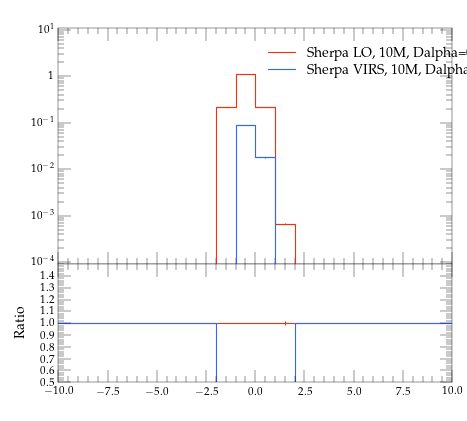

Generate this figure with Python:
#! /usr/bin/env python

# This Python script was auto-generated using YODA v2.0.0.
# Analysis object: /evtb/inc_t_y
# Timestamp: 15-04-2024 (14:39:01)

import matplotlib as mpl
import matplotlib.pyplot as plt
mpl.use('Agg') # comment out for interactive use
import os
import numpy as np

plotDir = os.path.split(os.path.realpath(__file__))[0]
if 'YODA_USER_PLOT_PATH' in globals():
    plot_outdir = globals()['YODA_USER_PLOT_PATH']
else:
    plot_outdir = plotDir

#plot style
plt.style.use(os.path.join(plotDir, '../default.mplstyle'))
# plot metadata
figW, figH = plt.rcParams['figure.figsize']
ax_xLabel = r''
ax_yLabel = r''
ax_title  = r''
ax_xScale = 'linear'
ax_yScale = 'log'
xLims = (-10.0, 10.0)
yLims = (9e-05, 11.0)

# TeX-friendly labels for the legend
labels = [ r"Sherpa LO, 10M, Dalpha=0.01", r"Sherpa VIRS, 10M, Dalpha=0.01" ]

# Create figure and axis objects
fig, (ax, ratio0_ax) = plt.subplots(2, 1, sharex=True,
                  figsize=(figW,figH), gridspec_kw={'height_ratios': (2, 1)})
ratio0_ax.yaxis.set_major_locator(mpl.ticker.MultipleLocator(0.1))
ratio0_ax.set_ylim(0.5, 1.4999)
ratio0_ax.set_ylabel('Ratio')

# LineColor map: curve index -> color
linecolors = {0: '#EE3311', 1: '#3366FF'}
# the numerical data is stored in a separate file
dataf = dict()
prefix = os.path.split(__file__)[0]
if prefix:    prefix = prefix + '/'
exec(open(prefix+'inc_t_y__data.py').read(), dataf)


legend_handles = [] # keep track of handles for the legend

# style options for curves
# starts at zorder>=5 to draw curve on top of legend
styles = {
  'curve0': {
    'color' : linecolors[0],
    'linestyle' : '-',
    'marker' : 'o',
    'zorder' : 5,
    'histstyle' : True,
  },
  'curve1': {
    'color' : linecolors[1],
    'linestyle' : '-',
    'marker' : 'o',
    'zorder' : 6,
    'histstyle' : True,
  },
}
# curve from input yoda files in main panel
for label in dataf['yvals'].keys():
    if all(np.isnan(v) for v in dataf['yvals'][label]):
        continue
    tmp = None
    if styles[label]['histstyle']: # draw as histogram
        tmp, = ax.plot(dataf['xedges'], dataf['yedges'][label],
                       color=styles[label]['color'],
                       linestyle=styles[label]['linestyle'],
                       drawstyle='steps-pre', solid_joinstyle='miter',
                       zorder=styles[label]['zorder'], label=label)
        ax.errorbar(dataf['xpoints'], dataf['yvals'][label], color=styles[label]['color'],
                    xerr=dataf['xerrs'], yerr=[dataf['ydowns'][label], dataf['yups'][label]],
                    linestyle='none', zorder=styles[label]['zorder'])
    else: # draw as scatter
        tmp = ax.errorbar(dataf['xpoints'], dataf['yvals'][label],
                          xerr=dataf['xerrs'],
                          yerr=[ dataf['ydowns'][label],
                          dataf['yups'][label] ],
                          fmt=styles[label]['marker'],
                          ecolor=styles[label]['color'],
                          color=styles[label]['color'], zorder=2)
        tmp[-1][0].set_linestyle(styles[label]['linestyle'])
    legend_handles += [tmp]
    for varLabel in dataf['variation_yvals'].keys():
        if varLabel.startswith(label):
            tmp, = ax.plot(dataf['xedges'], dataf['variation_yvals'][varLabel],
                           color=styles[label]['color'],
                           linestyle=styles[label]['linestyle'],
                           drawstyle='steps-pre', solid_joinstyle='miter',
                           zorder=styles[label]['zorder'], alpha=0.5)


# plots on ratio panel
# curve from input yoda files in ratio panel
for label, yvals in dataf['ratio0_yvals'].items():
    if all(np.isnan(v) for v in yvals):
        continue
    if styles[label]['histstyle']: # plot as histogram
        ratio0_ax.plot(dataf['xedges'], yvals,
                       color=styles[label]['color'],
                       linestyle=styles[label]['linestyle'],
                       drawstyle='steps-pre', zorder=1,
                       solid_joinstyle='miter')
        ratio0_ax.vlines(dataf['xpoints'],
                         dataf['ratio0_ymin'][label],
                         dataf['ratio0_ymax'][label],
                         color=styles[label]['color'], zorder=1)
    else: # plot as scatter
        tmp = ratio0_ax.errorbar(dataf['xpoints'],
                                 yvals, xerr=dataf['xerrs'],
                                 yerr=dataf['ratio0_yerrs'][label],
                                 fmt=styles[label]['marker'],
                                 ecolor=styles[label]['color'],
                                 color=styles[label]['color'])
        tmp[-1][0].set_linestyle(styles[label]['linestyle'])

    for varlabel in dataf['ratio0_variation_vals'].keys():
        if varlabel.startswith(label):
            ratio0_ax.plot(dataf['xedges'],
                            dataf['ratio0_variation_vals'][varlabel],
                            color=styles[label]['color'],
                            linestyle=styles[label]['linestyle'],
                            drawstyle='steps-pre', solid_joinstyle='miter',
                            zorder=1, alpha=0.5)

legend_pos = (0.5, 0.97)
ax.legend(legend_handles, labels, loc='upper left', bbox_to_anchor=legend_pos)

# set plot metadata as defined above
ratio0_ax.set_xlabel(ax_xLabel)
ratio0_ax.xaxis.set_label_coords(1., -.15)
ax.set_ylabel(ax_yLabel, loc='top')
ax.set_title(ax_title, loc='left')
ax.set_xscale(ax_xScale)
ax.set_yscale(ax_yScale)
ax.set_xlim(xLims)
ax.set_ylim(yLims)

# tick formatting
plt.rcParams['xtick.top'] = True
plt.rcParams['ytick.right'] = True
ax.yaxis.set_major_locator(mpl.ticker.LogLocator(base=10.0, numticks=np.inf))
ax.yaxis.set_minor_locator(mpl.ticker.LogLocator(
                           base=10.0, subs=np.arange(0.1, 1, 0.1), numticks=np.inf))
fig.align_ylabels((ax, ratio0_ax))
plt.savefig(os.path.join(plot_outdir, 'inc_t_y.pdf'), format='PDF')
plt.savefig(os.path.join(plot_outdir, 'inc_t_y.png'), format='PNG')

plt.close(fig)
